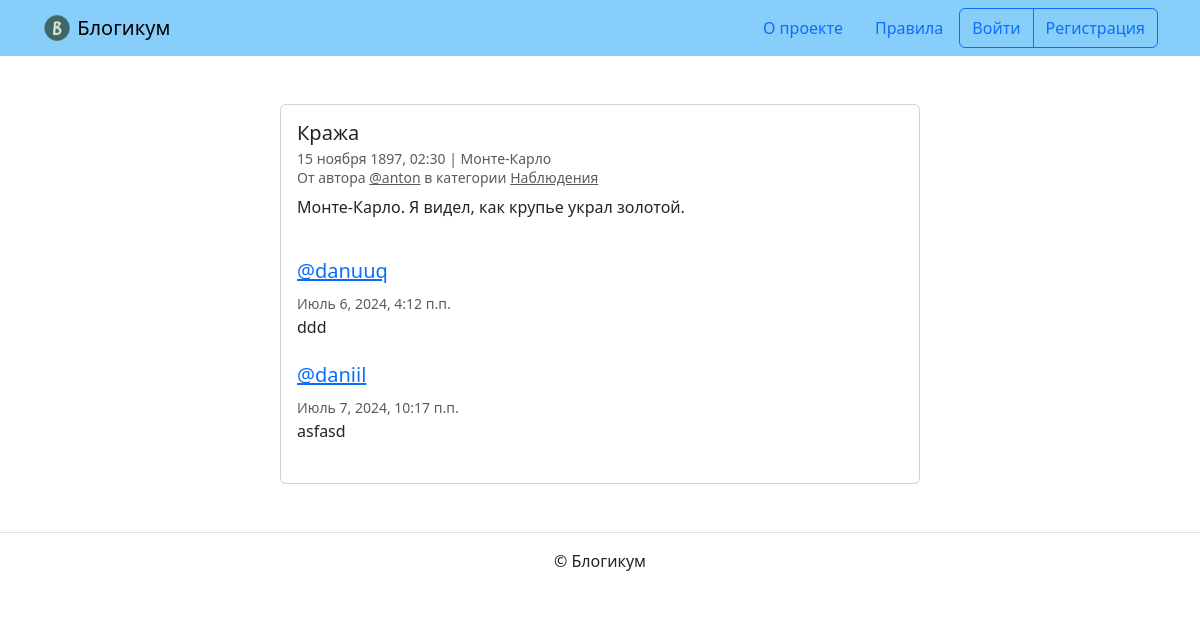
/posts/22/, run on the app's committed database.
### blog/models.py (models this page shows, shortened)
class BaseModel(models.Model):
    is_published = models.BooleanField(
        default=True,
        verbose_name='Опубликовано',
        help_text='Снимите галочку, чтобы скрыть публикацию.'
    )
    created_at = models.DateTimeField(
        'Добавлено',
        auto_now_add=True,
    )
    class Meta:
        abstract = True
        ordering = ('-created_at', )

class Post(BaseModel):
    title = models.CharField(
        'Заголовок',
        max_length=settings.MAX_FIELD_LENGTH
    )
    text = models.TextField('Текст')
    pub_date = models.DateTimeField(
        'Дата и время публикации',
        help_text=('Если установить дату и время в будущем'
                   ' — можно делать отложенные публикации.')
    )
    author = models.ForeignKey(
        User,
        on_delete=models.CASCADE,
        verbose_name='Автор публикации'
    )
    location = models.ForeignKey(
        Location,
        on_delete=models.SET_NULL,
        null=True,
        blank=True,
        verbose_name='Местоположение'
    )
    category = models.ForeignKey(
        Category,
        on_delete=models.SET_NULL,
        null=True,
        verbose_name='Категория'
    )
    image = models.ImageField(
        'Фотография',
        upload_to='post_photo',
        blank=True,
    )
    objects = PostQuerySet.as_manager()
    published = PostManager()
    class Meta:
        default_related_name = 'posts'
        ordering = ('-pub_date', )
        verbose_name = 'публикация'
        verbose_name_plural = 'Публикации'

class Location(BaseModel):
    name = models.CharField(
        'Название места',
        max_length=settings.MAX_FIELD_LENGTH
    )
    class Meta:
        verbose_name = 'местоположение'
        verbose_name_plural = 'Местоположения'

class Category(BaseModel):
    title = models.CharField('Заголовок', max_length=settings.MAX_FIELD_LENGTH)
    description = models.TextField('Описание')
    slug = models.SlugField(
        'Идентификатор',
        unique=True,
        help_text=('Идентификатор страницы для URL; '
                   'разрешены символы латиницы, цифры, дефис и подчёркивание.')
    )
    class Meta:
        verbose_name = 'категория'
        verbose_name_plural = 'Категории'

class Comment(models.Model):
    text = models.TextField(
        'Комментарий',
        max_length=settings.MAX_FIELD_LENGTH
    )
    publication = models.ForeignKey(
        Post,
        on_delete=models.CASCADE,
        verbose_name='Публикация'
    )
    created_at = models.DateTimeField('Дата публикации', auto_now_add=True)
    author = models.ForeignKey(User, on_delete=models.CASCADE)
    class Meta:
        default_related_name = 'comments'
        ordering = ('created_at',)
        verbose_name = 'коментарий'
        verbose_name_plural = 'Коментарии'

### blog/views.py (the view)
class PostDetailView(PermissionUnpublishedMixin, DetailView):
    queryset = Post.objects.with_related_data()
    template_name = 'blog/detail.html'
    def get_context_data(self, **kwargs):
        context = super().get_context_data(**kwargs)
        context['form'] = CommentForm()
        context['comments'] = (
            self.object.comments.select_related('author')
        )
        return context

### blog/views.py (called while the page is built)
    def test_func(self):
        object = self.get_object()
        if (
            object.pub_date >= timezone.now()
            or not object.is_published
            or not object.category.is_published
        ):
            return object.author == self.request.user
        else:
            return True

### templates/blog/detail.html (shortened to what this page needs)
{% extends "base.html" %}
{% block content %}
  <div class="col d-flex justify-content-center">
    <div class="card" style="width: 40rem;">
      <div class="card-body">
        <h5 class="card-title">{{ post.title }}</h5>
        <h6 class="card-subtitle mb-2 text-muted">
          <small>
            {{ post.pub_date|date:"d E Y, H:i" }} | {% if post.location and post.location.is_published %}{{ post.location.name }}{% else %}Планета Земля{% endif %}<br>
            От автора <a class="text-muted" href="{% url 'blog:profile' post.author.username %}">@{{ post.author.username }}</a> в
            категории {% include "includes/category_link.html" %}
          </small>
        </h6>
        <p class="card-text">{{ post.text|linebreaksbr }}</p>
        {% include "includes/comments.html" %}
      </div>
    </div>
  </div>
{% endblock %}

### templates/includes/category_link.html
<a class="text-muted" href="{% url 'blog:category_posts' post.category.slug %}">
  {{ post.category.title }}
</a>

### templates/includes/comments.html (shortened to what this page needs)
{% if user.is_authenticated %}
  {% load django_bootstrap5 %}
{% endif %}
<br>
{% for comment in comments %}
  <div class="media mb-4">
    <div class="media-body">
      <h5 class="mt-0">
        <a href="{% url 'blog:profile' comment.author.username %}" name="comment_{{ comment.id }}">
          @{{ comment.author.username }}
        </a>
      </h5>
      <small class="text-muted">{{ comment.created_at }}</small>
      <br>
      {{ comment.text|linebreaksbr }}
    </div>
  </div>
{% endfor %}

### data on the page
Post: title "Кража", pub_date "15 ноября 1897, 02:30", location.name "Монте-Карло", author.username "anton", category "Наблюдения", text "Монте-Карло. Я видел, как крупье украл золотой."
Comment: author.username "danuuq", created_at "Июль 6, 2024, 4:12 п.п.", text "ddd"
Comment: author.username "daniil", created_at "Июль 7, 2024, 10:17 п.п.", text "asfasd"
